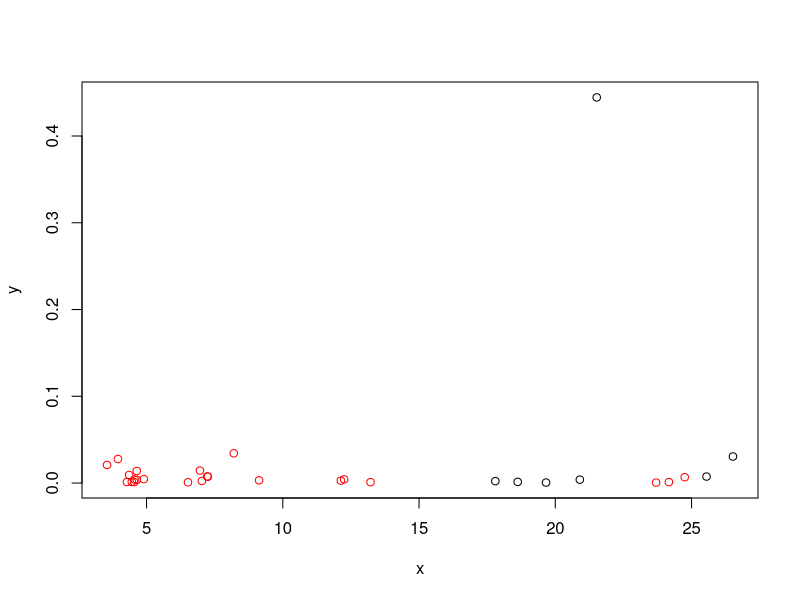

The R script that drew this image: (Note: this script raises an error after producing the figure.)
library(ggplot2)
library(gridExtra)

dat <- read.table('compiled_dat_3.txt', as.is = T)
dat <- dat[, 1:42]

colnames(dat)  <- c('run_name', 'cal_time', 'sim_rate', 'sd_rate', 'slope', 'r', 'rate_mean', 'rate_low', 'rate_high', 'root_mean', 'root_low', 'root_high', paste0('r1_', c('rate_mean', 'rate_low', 'rate_high', 'root_mean', 'root_low', 'root_high')), paste0('r2_', c('rate_mean', 'rate_low', 'rate_high', 'root_mean', 'root_low', 'root_high')), paste0('r3_', c('rate_mean', 'rate_low', 'rate_high', 'root_mean', 'root_low', 'root_high')), paste0('r4_', c('rate_mean', 'rate_low', 'rate_high', 'root_mean', 'root_low', 'root_high')), paste0('r5_', c('rate_mean', 'rate_low', 'rate_high', 'root_mean', 'root_low', 'root_high')) )

pass_cr1 <- vector()
pass_cr2 <- vector()
pass_cr3 <- vector()
pass_true <- dat$sim_rate < dat$rate_high & dat$sim_rate > dat$rate_low
cv_rates <- (dat$rate_high - dat$rate_low) / dat$rate_mean <= 0.2

rate_median <- dat$rate_low + ((dat$rate_high - dat$rate_low) / 2)

for(i in 1:nrow(dat)){
      rates_high <-dat[i, grep('r.+rate_high', colnames(dat))]
      rates_high <- rates_high[!is.na(rates_high)]
      rates_low <- dat[i, grep('r.+rate_low', colnames(dat))]
      rates_low <- rates_low[!is.na(rates_low)]
      rates_med <- dat[i, grep('r.+rate_mean', colnames(dat))] 
      rates_med <- rates_med[!is.na(rates_med)]

      #pass_cr1[i] <- dat$rate_mean[i] >= max(rates_high) | dat$rate_mean[i] <= min(rates_low)
      pass_cr1[i] <- rate_median[i] >= max(rates_high) | rate_median[i] <= min(rates_low)
      pass_cr2[i] <- dat$rate_low[i] >= max(rates_high) | dat$rate_high[i] <= min(rates_low)
      pass_cr3[i] <- sum( ((rates_high - rates_low) / rates_med) > ((dat$rate_high[i] - dat$rate_low[i]) / dat$rate_mean[i] )) >= 4
}

dat <- cbind(dat, rate_median, pass_cr1, pass_cr2, pass_cr3, pass_true, cv_rates)

#lines(x = c(0, 30), y = c(0.0001, 0.0001))

#dat <- dat[-which(dat$rate_high > 0.1), ]

#d1 <- dat[dat$sd_rate == 0.01 & dat$sim_rate == 0.001, ]
#d1 <- d1[-which(d1$rate_median > 0.01), ]
#d1 <- d1[-which((d1$rate_high - d1$rate_low) > 0.01), ]

#d1$cal_time <- log10(d1$cal_time)

x = dat$cal_time[dat$sim_rate == 0.0001 & dat$sd_rate == 0]

y = dat$rate_mean[dat$sim_rate == 0.0001 & dat$sd_rate == 0]

plot(x, y, col = c('red', 'black')[as.numeric(pass_true[dat$sim_rate == 0.0001 & dat$sd_rate == 0]) + 1])


stop('preparing data')


plot_true <- ggplot(d1, aes(x = cal_time, y = rate_median, colour = pass_true)) + geom_point() + geom_errorbar(aes(ymin = rate_low, ymax = rate_high)) + geom_hline(aes(yintercept = 0.001))

plot_cr1 <- ggplot(d1, aes(x = cal_time, y = rate_median, colour = pass_cr1)) + geom_point() + geom_errorbar(aes(ymin = rate_low, ymax = rate_high))+ geom_hline(aes(yintercept = 0.001))

plot_cr2 <- ggplot(d1, aes(x = cal_time, y = rate_median, colour = pass_cr2)) + geom_point() + geom_errorbar(aes(ymin = rate_low, ymax = rate_high))+ geom_hline(aes(yintercept = 0.001))

plot_cr3 <- ggplot(d1, aes(x = cal_time, y = rate_median, colour = pass_cr3)) + geom_point() + geom_errorbar(aes(ymin = rate_low, ymax = rate_high))+ geom_hline(aes(yintercept = 0.001))

pdf('plots_1.pdf', width = 14, height = 7)
grid.arrange(plot_true, plot_cr1, plot_cr2, plot_cr3, ncol = 2, nrow = 2, main = 'Simulations with rate=0.001 and sd=0.01')
dev.off()

d2 <- dat[dat$sim_rate == 0.01 & dat$sd_rate == 0.01, ]
d2$cal_time <- log10(d2$cal_time)

plot_true_d2 <- ggplot(d2, aes(x = cal_time, y = rate_median, colour = pass_true)) + geom_point() + geom_errorbar(aes(ymin = rate_low, ymax = rate_high)) + geom_hline(aes(yintercept = 0.01))

plot_cr1_d2 <- ggplot(d2, aes(x = cal_time, y = rate_median, colour = pass_cr1)) + geom_point() + geom_errorbar(aes(ymin = rate_low, ymax = rate_high))+ geom_hline(aes(yintercept = 0.01))

plot_cr2_d2 <- ggplot(d2, aes(x = cal_time, y = rate_median, colour = pass_cr2)) + geom_point() + geom_errorbar(aes(ymin = rate_low, ymax = rate_high))+ geom_hline(aes(yintercept = 0.01))

plot_cr3_d2 <- ggplot(d2, aes(x = cal_time, y = rate_median, colour = pass_cr3)) + geom_point() + geom_errorbar(aes(ymin = rate_low, ymax = rate_high))+ geom_hline(aes(yintercept = 0.01))

pdf('plots_2.pdf', width = 14, height = 7)
grid.arrange(plot_true_d2, plot_cr1_d2, plot_cr2_d2, plot_cr3_d2, ncol = 2, nrow = 2, main = 'Simulations with rate=0.01 and sd=0.01')
dev.off()


d3 <- dat[dat$sim_rate == 0.0001 & dat$sd_rate == 0.01, ]
d3$cal_time <- log10(d3$cal_time)
d3 <- d3[-which(d3$rate_high > 0.02), ]


plot_true_d3 <- ggplot(d3, aes(x = cal_time, y = rate_median, colour = pass_true)) + geom_point() + geom_errorbar(aes(ymin = rate_low, ymax = rate_high)) + geom_hline(aes(yintercept = 0.0001))

plot_cr1_d3 <- ggplot(d3, aes(x = cal_time, y = rate_median, colour = pass_cr1)) + geom_point() + geom_errorbar(aes(ymin = rate_low, ymax = rate_high))+ geom_hline(aes(yintercept = 0.0001))

plot_cr2_d3 <- ggplot(d3, aes(x = cal_time, y = rate_median, colour = pass_cr2)) + geom_point() + geom_errorbar(aes(ymin = rate_low, ymax = rate_high))+ geom_hline(aes(yintercept = 0.0001))

plot_cr3_d3 <- ggplot(d3, aes(x = cal_time, y = rate_median, colour = pass_cr3)) + geom_point() + geom_errorbar(aes(ymin = rate_low, ymax = rate_high))+ geom_hline(aes(yintercept = 0.0001))

pdf('plots_3.pdf', width = 14, height = 7)
grid.arrange(plot_true_d3, plot_cr1_d3, plot_cr2_d3, plot_cr3_d3, ncol = 2, nrow = 2, main = 'Simulations with rate=0.0001 and sd=0.01')
dev.off()

